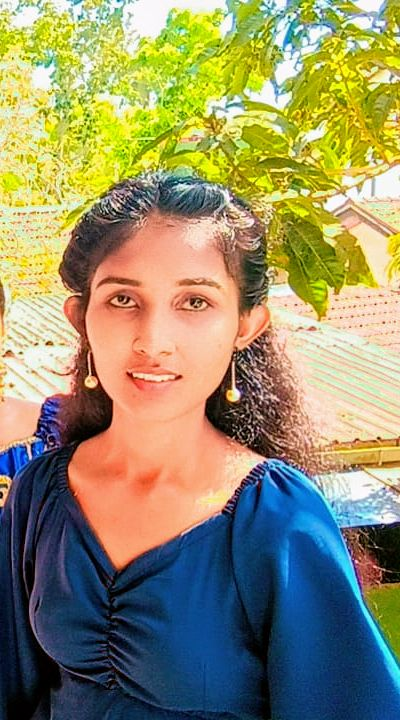
#> input picture image/profile-picher.jpg, 400 x 720 px
$ jupyter execute --allow-errors day7-python.ipynb
#> lines starting #> are read from the running program, lines starting #| are printed output that depends on the picture
[cell 1]
import numpy as np
arry_1 = np.array([6,10,11,1])
print(arry_1)
print(type(arry_1))

[cell 2]
import numpy as np

arry_1 = np.array([5,6,8,9,10])
arry_2 = np.array([20,30,40,50,60])

sum_arry = arry_1+arry_2
print(sum_arry)
result_subtraction = arry_2-arry_1
print("subtraction",result_subtraction)

result_multiplication = arry_1*arry_2
print("multiplication",result_multiplication)

result_division = arry_2/arry_1
print("division",result_division)

arry = arry_1**2
print(arry)

#square root
result_sqrt = np.sqrt(arry_1)
print(result_sqrt)

#summation
result_sum = np.sum(arry_1)
print(result_sum)

#mean Average
result_mean = np.mean(arry_1)
print(result_mean)

#max
result_max = np.max(arry_1)
print(result_max)

#min
result_min = np.min(arry_1)
print(result_min)

[cell 3]
# arrays
import numpy as np
# 2d array
arry_1 = np.array([[1,3,5],[5,7,9]])
print(arry_1)
print(arry_1.shape)
print(arry_1.size)
print(arry_1.ndim)
print(arry_1.dtype)

# 3d array
arry_2 = np.array([[[1,3,5],[5,7,9]],[[3,5,7],[5,7,9]]])
print("2d array",arry_2)
print(arry_2.shape)
print(arry_2.size)
print(arry_2.ndim)
# array eke eliment wl type eka
print(arry_2.dtype)

[cell 4]
# array indexing
# 1d array
arry_1 = np.array([3,5,7,9])
print(arry_1[2])

# 2d array
arry_2 = np.array([[2,4,6,8],[4,6,8,9]])
print(arry_2[1,1])

[cell 5]
# task 01
# create a 2  numpy array with the shape 4by5 ontaitn in to numbers 1 to 20
#forfome the following array abou mactrict
#add 10 to avery eliment
# multify every eliment by 2
#calculate the squre of each element

import numpy as np

array_1 = np.array([[1,2,3,4,5],[6,7,8,9,10],[11,12,13,14,15],[16,17,18,19,20]])
print(array_1)

array_2 = array_1 + 10
print(array_2)

array_3 = array_1 * 2
print("multify every eliment",array_3)

array_4 = array_1 ** 2
print("squre of each element",array_4)

[cell 6]
#Boolean indexing
arr = np.array([10,20,30,40,50])
condition = arr>25
print(condition)
# imposing boolean array -return the true values
result_array = arr[condition]
print(result_array)

[cell 7]
arr = np.array([10,20,30,40,50])
filter_array =arr [arr>25]
print(filter_array)

[cell 8]
##multiple condition boolean array
arr = np.array([10,20,30,40,50])
filter_array =arr [(arr>20) &(arr<50)]
print(filter_array)

filter_array1 =arr [(arr>20)|(arr==50)]
print(filter_array1)

[cell 9]
#task02
#create  1d num py array with values from 1 to 20
#use boolean indexing o extract all even number


import numpy as np
array_1 = np.array([1,2,3,4,5,6,7,8,9,10,11,12,13,14,15,16,17,18,19,20])
print(array_1[array_1 %2 == 0])

[cell 10]
# task 3
#given thenum py array element 10,20,30,40,50, use boolean indexing to extract all element graterthan the mean of the array

import numpy as np
array_2 = np.array([10,20,30,40,50])
arr = np.mean(array_2)
print(arr)
print(array_2[array_2>arr])

[cell 11]
#array initialization
#method zeros
#1d array
print(np.zeros(5))

# 2d array -pass the tuple
print(np.zeros((2,3)))
#dtype set
print(np.zeros((2,3),dtype = int))

[cell 12]
#method full
print(np.full(8,10))

[cell 13]
#task04
print(np.full((3,4),7))

[cell 14]
#grabage values set this array
# manualy value assing krnwt wata speed up
print(np.empty((2,3)))

[cell 15]
#pandas

import pandas as pd
data = {'Name':['Alina','Bod','David','Till'],'Age': [25,30,35,40]}
df = pd.DataFrame(data)
print(df)
print(type(df))
#row indexing change krnn puluwn
#lable base
print(df.loc[1,"Name"])
#index base
print(df.iloc[1,0])
#print row
print(df.loc[2])
#print 0,3 row data
print(df.iloc[[0,3]])
print(df.loc[[0,3]])

[cell 16]
import pandas as pd
data = {"colories":[340,500,590],"duration":[20,30,40]}
df = pd.DataFrame(data,index=["day1","day2","day3"])
print(df)
print(df.loc["day1","duration"])

print(df.loc["day2","colories"])
print(df.loc["day3","colories"])
print(df.iloc[2,0])
print(df.loc["day2"])
print(df.iloc[2])

#print colom
print("print colom",df["colories"])
print(df["duration"])

[cell 17]
import pandas as pd
df = pd.DataFrame({"A":[1,2,3,4,5],"B":[2,3,4,6,7]})
print(df.shape)
print(df.size)
print(df.dtypes)
#index object
print(df.columns)
#convert list
print(list(df.columns))
#value - converting numpy array -2d array
arr = df.values
print(arr)
print(type(arr))
print("=============")
# add new row
#len(df) - index ek data row eke set wenn one replace we
df.loc[len(df)] = [5,6]
print(df)
print("=============")
df.loc[3] = [45,67]
print(df)
print("================")
# col/row drop
#lables = remove krn col name ek
# axis - row ekd col ekk d blgnn (1-col,0-row)
remove = df.drop("B",axis=1,inplace=False)
print(remove)
print("=====================")

remove = df.drop(1,axis=0,inplace=False)
print(remove)

[cell 18]
#function
#return row count
import pandas as pd
df = pd.DataFrame({"Age":[19,28,37],"salary":[2000,3000,4000]})
print(df)
print(len(df))
print(df.mean())
#catch the colom mean
print(df["Age"].mean())
#sum
print(df.sum())

[cell 19]
#task6
#you are the data analacy fora details company the company has provider with the folowing table contailning sales data
#1-use pandato lord the above table in to a data fram
#2 add the new col total remanue that calculate total remanue for eatch order
#3 identify the best product/s
import pandas as pd
data={"OrderId":[101,102,103,104,105],
                   "product":["capton","samosa","bobe","shampo","cuckis"],
                   "catogory":["Electric","Electric","Electric","Electric","Electric"],
                   "Quntity":[2,5,10,4,2],"Price":[1000,800,150,200,300]}
df = pd.DataFrame(data)
print(df)
print("====================")
df["total remanue"] = df["Quntity"]*df["Price"]
print(df)
print("===============")
best_product = df["total remanue"].max()
print("best product:",best_product)
print("=================")
filter = (df[df["total remanue"] == best_product])
print(filter)

[cell 20]
#filtering
import pandas as pd
data = {
    "Name":["Alina","Dill","Till","Samith"],
    "Age":[22,23,55,45],
    "Score":[88,66,55,44]
}
df = pd.DataFrame(data)
print(df)
print("====================")
filter = df[df["Age"]>25]
print(filter)
print(type(filter))
print("================")
#sorting
sorted_df = df.sort_values(by="Age")
print(sorted_df)

[cell 21]
import pandas as pd
#> (the rest of this cell did not finish here and is left out)

[cell 22]
import cv2

# Correct file paths
input_path = r"image/profile-picher.jpg"
output_path = r"image/sketch_output.jpg"

image = cv2.imread(input_path)
#> image is the input picture: shape (720, 400, 3); mean B, G, R 105.6, 142.7, 147.6

gray_image = cv2.cvtColor(image, cv2.COLOR_BGR2GRAY)
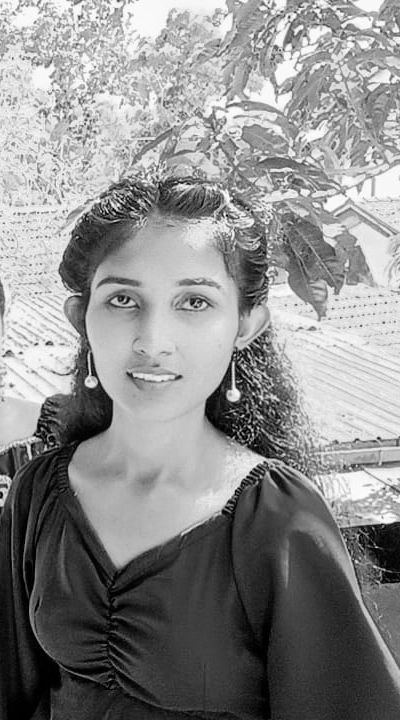
#> gray_image: shape (720, 400); min 0, max 255, mean 139.9

inverted = 255 - gray_image
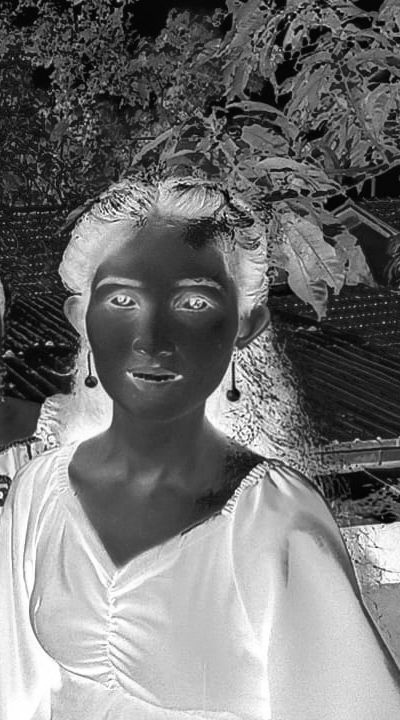
#> inverted: shape (720, 400); min 0, max 255, mean 115.1

blur = cv2.GaussianBlur(inverted, (21, 21), 0)
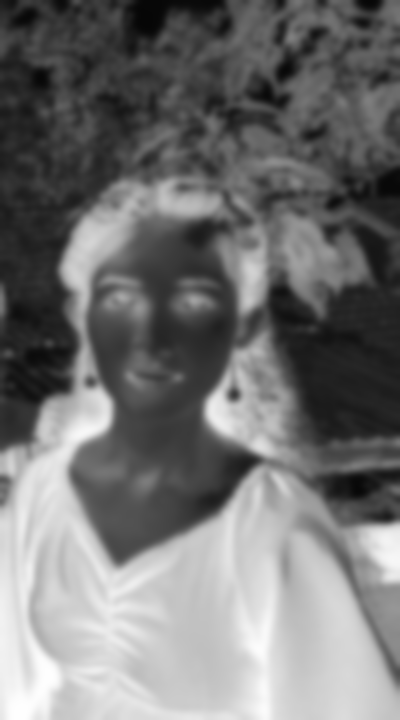
#> blur: shape (720, 400); min 6, max 254, mean 115.1

inverted_blur = 255 - blur
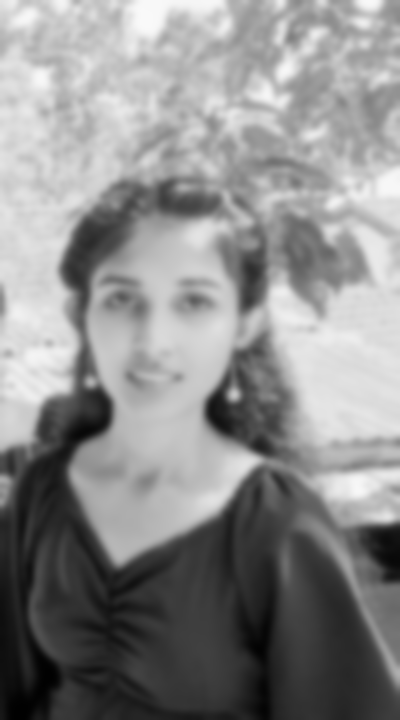
#> inverted_blur: shape (720, 400); min 1, max 249, mean 139.9

sketch = cv2.divide(gray_image, inverted_blur, scale=256.0)
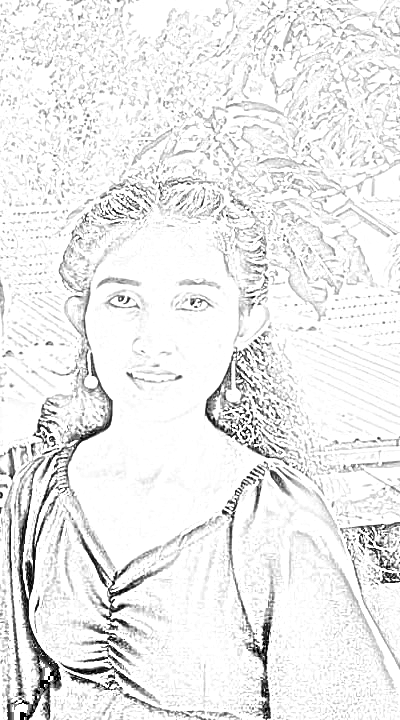
#> sketch: shape (720, 400); min 0, max 255, mean 235.8

cv2.imwrite(output_path, sketch)

cv2.imshow("Sketch", sketch)
cv2.waitKey(0)
cv2.destroyAllWindows()

[cell 23]
import matplotlib.pyplot as plt

x = [1,2,3,4,5]
y= [10,15,13,18,20]

#create a line plot
plt.plot(x,y)
#disply the plot

plt.show()
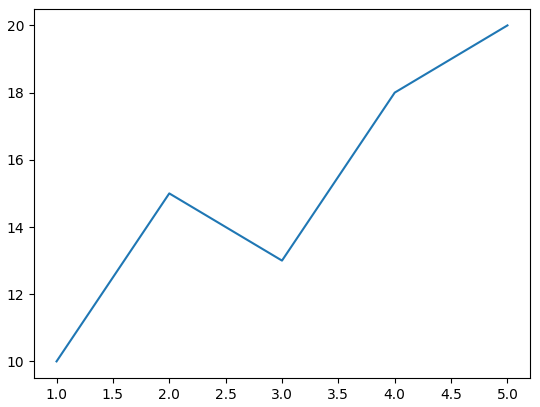
#> figure drawn by matplotlib, 1 panel

[cell 24]
import matplotlib.pyplot as plt
import numpy as np

plt.style.use('_mpl-gallery')

# Make data
n = 20
x = np.sin(np.linspace(0, 2*np.pi, n))
y = np.cos(np.linspace(0, 2*np.pi, n))
z = np.linspace(0, 1, n)

# Plot
fig, ax = plt.subplots(subplot_kw={"projection": "3d"})
ax.stem(x, y, z)

ax.set(xticklabels=[],
       yticklabels=[],
       zticklabels=[])

plt.show()
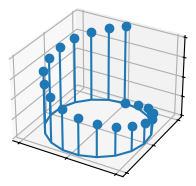
#> figure drawn by matplotlib, 1 panel

$ run again, with image/WhatsApp Image 2025-02-22 at 22.54.48_6c3794b0.jpg copied over image/profile-picher.jpg
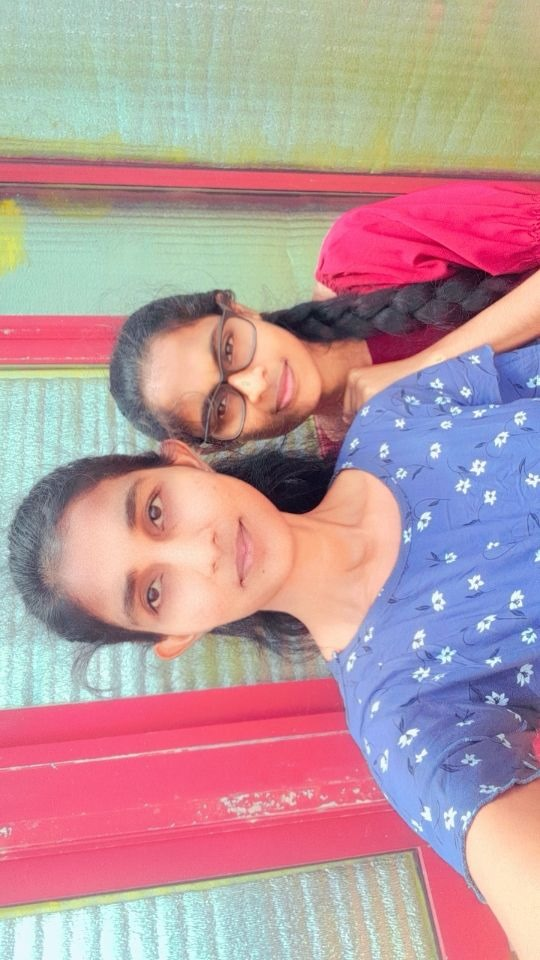
#> input picture image/WhatsApp Image 2025-02-22 at 22.54.48_6c3794b0.jpg, 540 x 960 px
#> image is the input picture: shape (960, 540, 3); mean B, G, R 156.6, 151.6, 184.7
#> `inverted_blur = 255 - blur`:
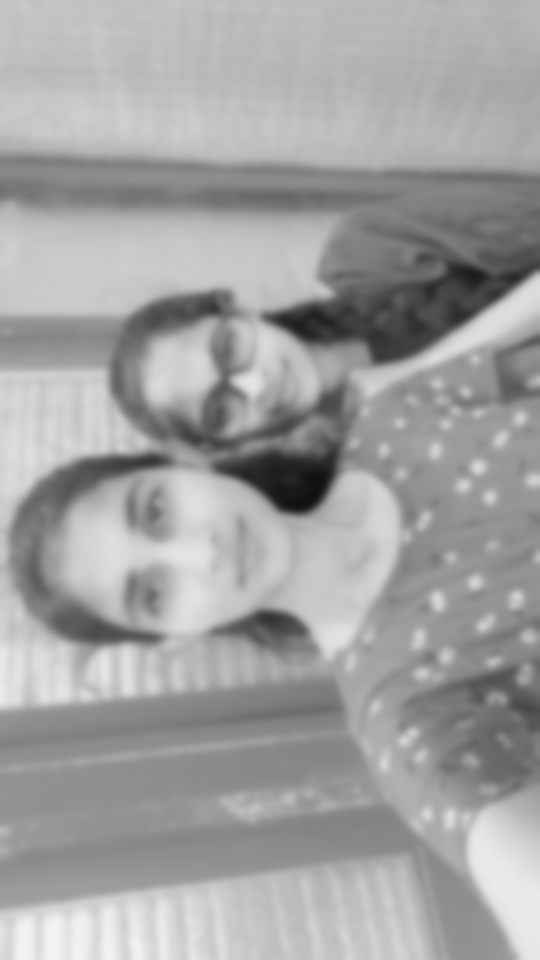
#> inverted_blur: shape (960, 540); min 17, max 243, mean 162
#> `sketch = cv2.divide(gray_image, inverted_blur, scale=256.0)`:
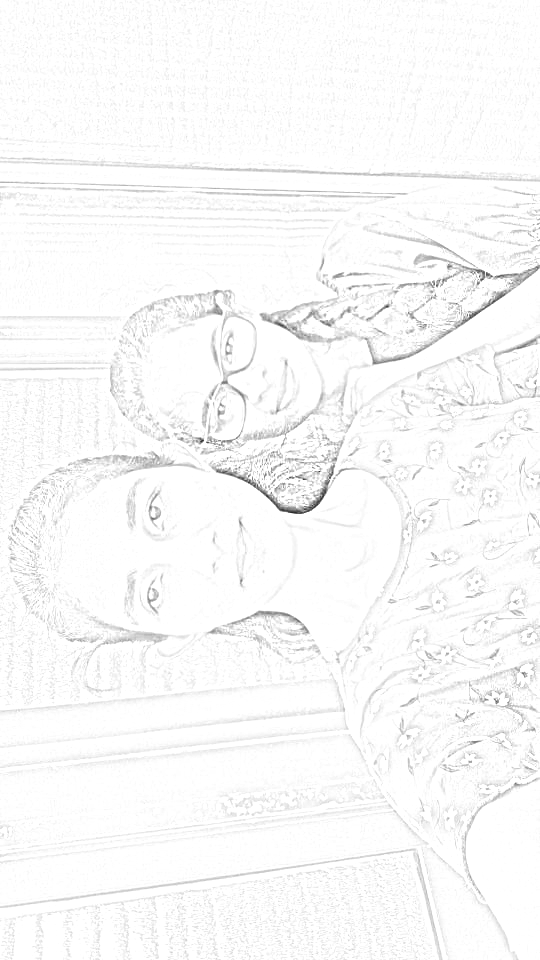
#> sketch: shape (960, 540); min 42, max 255, mean 249.2
